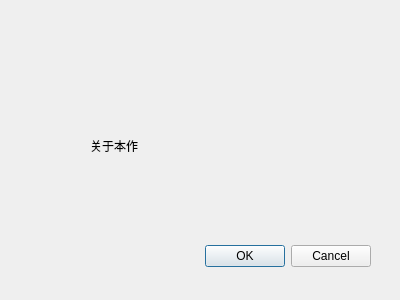
<?xml version="1.0" encoding="UTF-8"?>
<ui version="4.0">
 <class>about</class>
 <widget class="QDialog" name="about">
  <property name="geometry">
   <rect>
    <x>0</x>
    <y>0</y>
    <width>400</width>
    <height>300</height>
   </rect>
  </property>
  <property name="windowTitle">
   <string>Dialog</string>
  </property>
  <widget class="QDialogButtonBox" name="buttonBox">
   <property name="geometry">
    <rect>
     <x>30</x>
     <y>240</y>
     <width>341</width>
     <height>32</height>
    </rect>
   </property>
   <property name="orientation">
    <enum>Qt::Orientation::Horizontal</enum>
   </property>
   <property name="standardButtons">
    <set>QDialogButtonBox::StandardButton::Cancel|QDialogButtonBox::StandardButton::Ok</set>
   </property>
  </widget>
  <widget class="QLabel" name="label">
   <property name="geometry">
    <rect>
     <x>90</x>
     <y>110</y>
     <width>181</width>
     <height>71</height>
    </rect>
   </property>
   <property name="text">
    <string>关于本作</string>
   </property>
  </widget>
 </widget>
 <resources/>
 <connections>
  <connection>
   <sender>buttonBox</sender>
   <signal>accepted()</signal>
   <receiver>about</receiver>
   <slot>accept()</slot>
   <hints>
    <hint type="sourcelabel">
     <x>248</x>
     <y>254</y>
    </hint>
    <hint type="destinationlabel">
     <x>157</x>
     <y>274</y>
    </hint>
   </hints>
  </connection>
  <connection>
   <sender>buttonBox</sender>
   <signal>rejected()</signal>
   <receiver>about</receiver>
   <slot>reject()</slot>
   <hints>
    <hint type="sourcelabel">
     <x>316</x>
     <y>260</y>
    </hint>
    <hint type="destinationlabel">
     <x>286</x>
     <y>274</y>
    </hint>
   </hints>
  </connection>
 </connections>
</ui>
